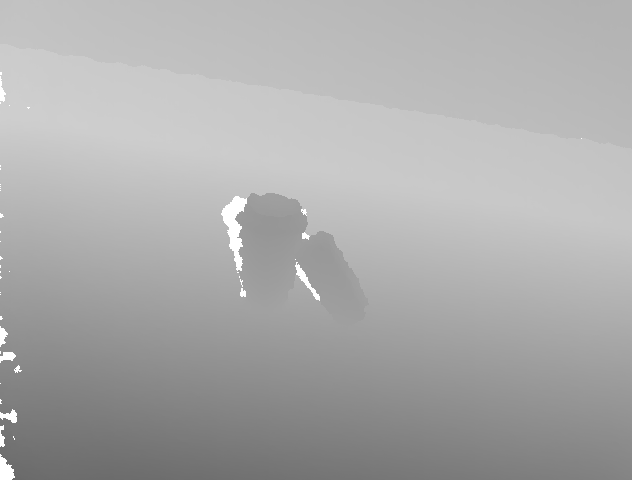
%> input picture first_order_tvinpaint/depth0.png, 640 x 480 px
$ octave demo.m   (GNU Octave 9; MATLAB toolbox functions it lacks are replaced by stand-ins)
%> lines starting %> are read from the running program, lines starting %| are printed output that depends on the picture; in (x1, y1, x2, y2) boxes, pixels count from 0 and x2, y2 are one past the last pixel; in counts of white or black regions, pixels touching at a corner belong together; the program's own positions count from 1
### first_order_tvinpaint/tv1inpaint.m
function [uk,cost] = tv1inpaint(u,ori,lamda,gama,iter,thresh,height,width)
cost = zeros(1,iter);
uk = zeros(height,width);
b_x = zeros(height,width);
b_y = zeros(height,width);
rate = 1;

e1 = ones(width,1);
e2 = ones(height,1);

D1 =spdiags([-e1,e1],0:1,width,width);
D1(width,1) = 1;                                  % cyclic convolution
D2 = spdiags([-e2,e2],0:1,height,height);
D2(height,1) = 1;                                 % cyclic convolution

for num = 1:iter
    [x_grad,y_grad] = u_grad(uk,D1,D2);

    [d_x,d_y] = shrink(x_grad,y_grad,b_x,b_y,gama);

    Gk = gau_sei(d_x,d_y,b_x,b_y,lamda,gama,u,uk);
    uk = Gk;

    b_x = b_x + x_grad - d_x;
    b_y = b_y + y_grad - d_y;
    dif = (uk-ori).^2;
    cost(num) = sqrt(mean(dif(:)));
    if num >1
        rate = abs((cost(num-1)-cost(num))/cost(num-1));
    end

    if rate < thresh
        break
    end

end

### first_order_tvinpaint/gau_sei.m
function Gk = gau_sei(d_x,d_y,b_x,b_y,lamda,gama,u,uk)


[height,width] = size(d_x);

D_prod = lamda .* u;
lamda_4g = lamda + 4*gama;

coef1 = D_prod./lamda_4g;
coef2 = gama./lamda_4g;


lapla = [0,1,0;1,0,1;0,1,0];
uk_sum = conv2(padarray(uk,[1,1],'replicate','both'),lapla,'same');
uk_sum = uk_sum(2:height+1,2:width+1);

db_sum = diff_row(d_x) + diff_col(d_y)-diff_row(b_x)-diff_col(b_y);


Gk = coef1 + coef2.*(uk_sum + db_sum);

### test2/diff_row.m
function x_diff = diff_row(x_data)

[row,~] = size(x_data);

x_data_rowless = [x_data(1,:);x_data(1:row-1,:)];

x_diff = x_data_rowless - x_data ;

### test2/diff_col.m
function y_diff = diff_col(y_data)

[~,col] = size(y_data);

y_data_rowless = [y_data(:,1),y_data(:,1:col-1)];

y_diff = y_data_rowless - y_data ;

### first_order_tvinpaint/shrink.m
function [d_x,d_y] = shrink(x_grad,y_grad,b_x,b_y,gama)

x1 = (x_grad + b_x)./abs(x_grad + b_x);

m1 = abs(x_grad + b_x)-1/gama;
m1(m1<0) = 0;

d_x = x1.*m1;
d_x(isnan(d_x)) = 0;

x2 = (y_grad + b_y)./abs(y_grad + b_y);

m2 = abs(y_grad + b_y)-1/gama;
m2(m2<0) = 0;

d_y = x2.*m2;
d_y(isnan(d_y)) = 0;

### first_order_tvinpaint/u_grad.m
    function [x_grad,y_grad] = u_grad(u,D1,D2)
%%% U_GRAD function outputs the two direction gradient of input U
%   D1 D2 sparse difference matrix


%uT = u';

x_grad = u*D1';
y_grad = D2*u;

### first_order_tvinpaint/demo.m
clear
%%
% [15 lines of commented-out code are left out]
%%
u = double(imread('depth0.png'));
%> u: size 480x640 double; min 104, max 255, mean 172.3; mean of the top-left, top-right, bottom-left and bottom-right quarters 194, 192.3, 144.6, 158.1
%u = u(:,80:560);
mask = u;
ori = u;

mask(mask ~= 255) = 0;
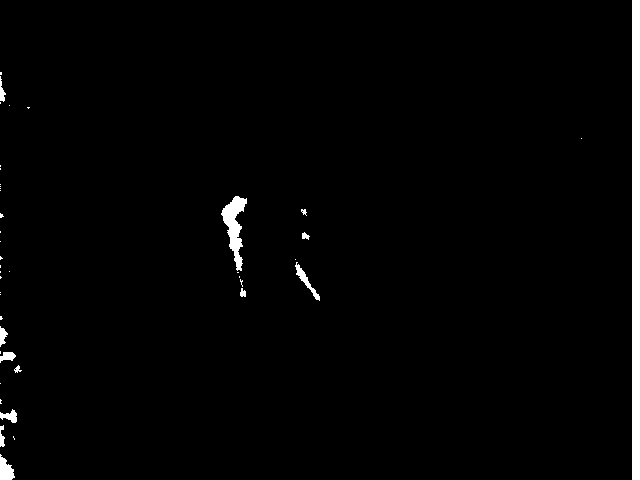
%> mask: size 480x640 double; 1.9% white; 43 white regions (30 under 20 px), largest, box (x1, y1, x2, y2) and area: (632, 0, 640, 480) 3840, (221, 196, 247, 271) 857, (0, 454, 15, 480) 250


[height,width] = size(u);
%> height = 480; width = 640

lamda = 1000;
gama = 0.1;
iter = 150;

mask(mask==0) = lamda;
mask(mask==255) = 0;
Lamda = mask;
thresh = 8e-5;


%%
% [5 lines of commented-out code are left out]
tic
[uk,cost] = tv1inpaint(u,ori,Lamda,gama,iter,thresh,height,width);
%> in tv1inpaint, `D1(width,1) = 1;`:
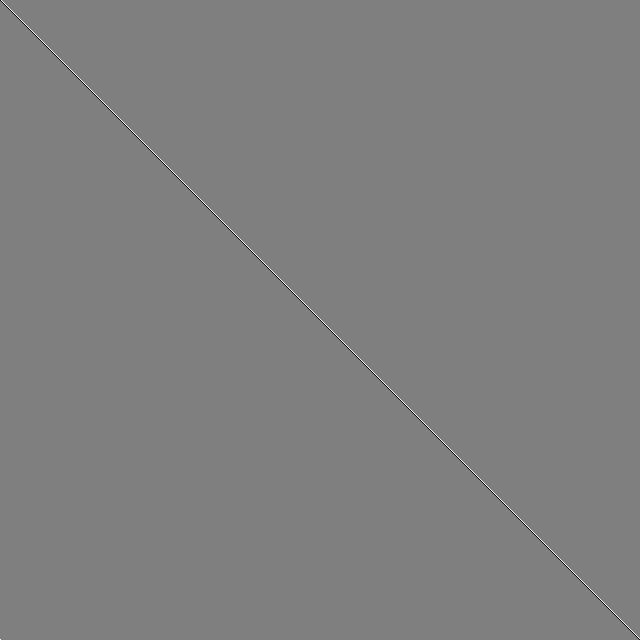
%> D1: size 640x640 double; min -1, max 1, mean 0; drawn with min black and max white
%> the loop in tv1inpaint, `for num = 1:iter` made 150 passes
%> rate on passes 2 to 13: 0.0318, 0.0222, 0.0179, 0.0154, 0.0137, 0.0125, 0.0116, 0.0109, 0.0103, 0.00978, 0.00934, 0.00896
%> pass 1, in gau_sei, `D_prod = lamda .* u;`:
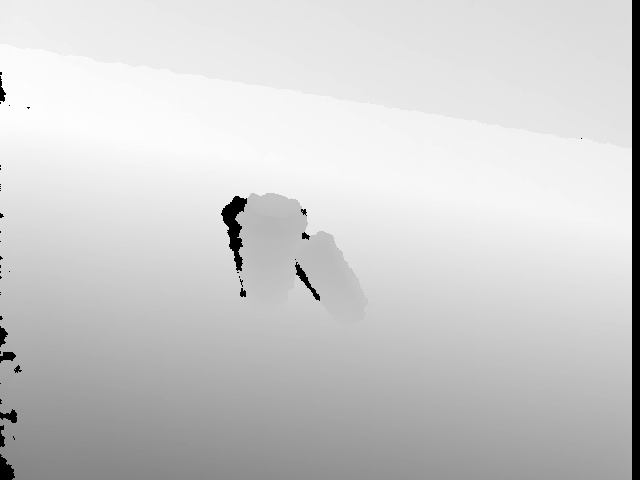
%> D_prod: size 480x640 double; min 0, max 207000, mean 167381.9; drawn with min black and max white
%> pass 1, in gau_sei, `coef1 = D_prod./lamda_4g;`:
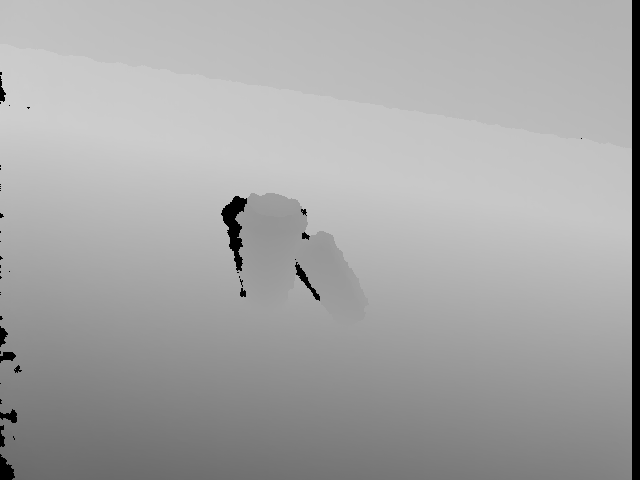
%> coef1: size 480x640 double; min 0, max 206.9, mean 167.3
%> after the loop in tv1inpaint, `for num = 1:iter`:
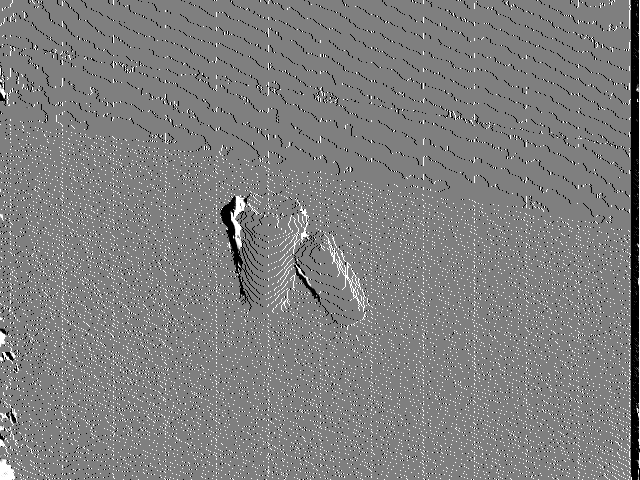
%> b_x: size 480x640 double; min -10, max 10, mean 0.0547; drawn with min black and max white
%> after the loop in tv1inpaint, `for num = 1:iter`:
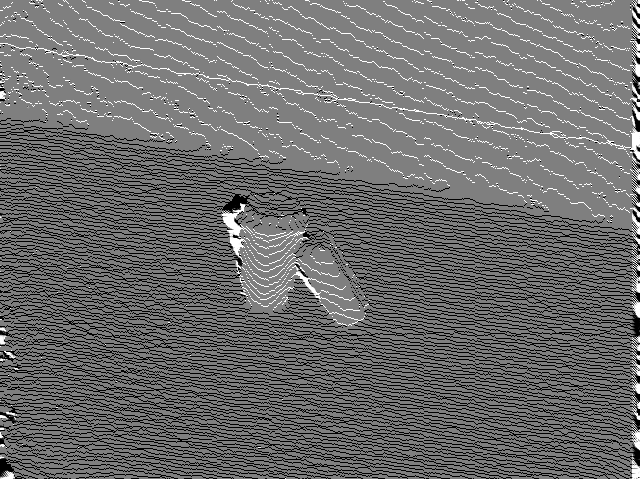
%> b_y: size 480x640 double; min -10, max 10, mean -1.42; drawn with min black and max white
%> after the loop in tv1inpaint, `for num = 1:iter`: cost = 150 values, max 35.29 at index 1, min 16.38 at index 150, mean 22.06; rate = 0.00274
toc

%%

figure(1)
subplot(1,2,1)
imshow(uint8(u))
title('distorted image')
subplot(1,2,2)
imshow(uint8(uk))
title('restored image')

figure(2)
plot(cost);
title('RMSE per iteration')
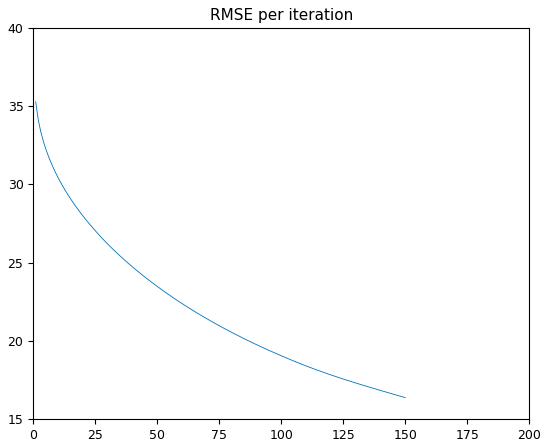
%> figure redrawn from the program's plot data; curve peaks at x = 1, y = 35.29
